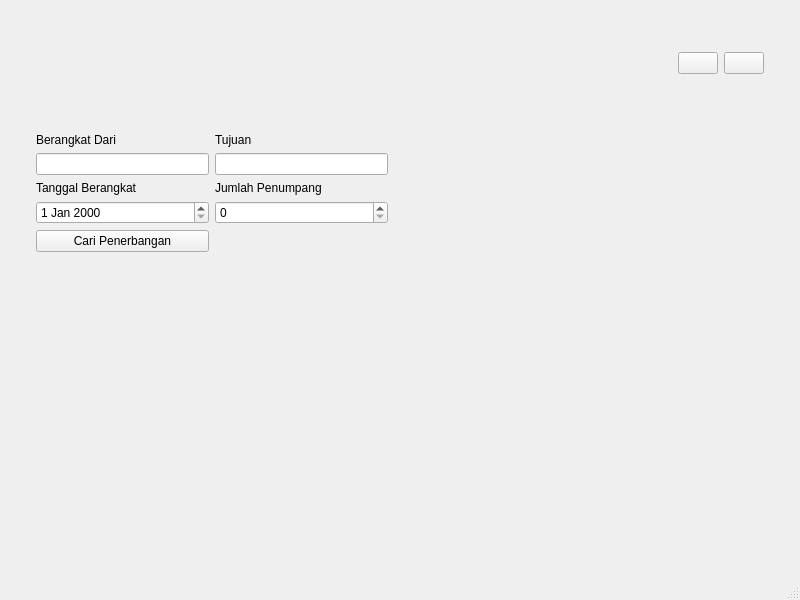
<?xml version="1.0" encoding="UTF-8"?>
<ui version="4.0">
 <class>MainWindow</class>
 <widget class="QMainWindow" name="MainWindow">
  <property name="geometry">
   <rect>
    <x>0</x>
    <y>0</y>
    <width>800</width>
    <height>600</height>
   </rect>
  </property>
  <property name="windowTitle">
   <string>MainWindow</string>
  </property>
  <widget class="QWidget" name="centralwidget">
   <layout class="QVBoxLayout" name="verticalLayout">
    <item>
     <widget class="QWidget" name="widget" native="true">
      <layout class="QVBoxLayout" name="verticalLayout_2">
       <item>
        <widget class="QWidget" name="widget_2" native="true">
         <property name="sizePolicy">
          <sizepolicy hsizetype="Preferred" vsizetype="Expanding">
           <horstretch>0</horstretch>
           <verstretch>0</verstretch>
          </sizepolicy>
         </property>
         <property name="maximumSize">
          <size>
           <width>16777215</width>
           <height>120</height>
          </size>
         </property>
         <layout class="QHBoxLayout" name="horizontalLayout">
          <item>
           <widget class="QWidget" name="widget_4" native="true">
            <property name="sizePolicy">
             <sizepolicy hsizetype="Preferred" vsizetype="Maximum">
              <horstretch>0</horstretch>
              <verstretch>0</verstretch>
             </sizepolicy>
            </property>
            <property name="maximumSize">
             <size>
              <width>300</width>
              <height>16777215</height>
             </size>
            </property>
            <layout class="QHBoxLayout" name="horizontalLayout_3">
             <item>
              <widget class="QLabel" name="label_6">
               <property name="sizePolicy">
                <sizepolicy hsizetype="Maximum" vsizetype="Preferred">
                 <horstretch>0</horstretch>
                 <verstretch>0</verstretch>
                </sizepolicy>
               </property>
               <property name="text">
                <string/>
               </property>
               <property name="pixmap">
                <pixmap>../SOAL LKS 25/SOAL LKS 25/IT SOFTWARE SOLUTION/Resources/Logo - With Padding/Logo Alt.png</pixmap>
               </property>
               <property name="scaledContents">
                <bool>true</bool>
               </property>
              </widget>
             </item>
            </layout>
           </widget>
          </item>
          <item>
           <widget class="QWidget" name="widget_5" native="true">
            <layout class="QHBoxLayout" name="horizontalLayout_2">
             <item>
              <spacer name="horizontalSpacer_2">
               <property name="orientation">
                <enum>Qt::Orientation::Horizontal</enum>
               </property>
               <property name="sizeHint" stdset="0">
                <size>
                 <width>40</width>
                 <height>20</height>
                </size>
               </property>
              </spacer>
             </item>
             <item>
              <widget class="QPushButton" name="pushButton">
               <property name="text">
                <string/>
               </property>
               <property name="icon">
                <iconset>
                 <normaloff>../SOAL LKS 25/SOAL LKS 25/IT SOFTWARE SOLUTION/Resources/Icons/airplane-ticket.png</normaloff>../SOAL LKS 25/SOAL LKS 25/IT SOFTWARE SOLUTION/Resources/Icons/airplane-ticket.png</iconset>
               </property>
               <property name="iconSize">
                <size>
                 <width>36</width>
                 <height>36</height>
                </size>
               </property>
              </widget>
             </item>
             <item>
              <widget class="QPushButton" name="pushButton_2">
               <property name="text">
                <string/>
               </property>
               <property name="icon">
                <iconset>
                 <normaloff>../SOAL LKS 25/SOAL LKS 25/IT SOFTWARE SOLUTION/Resources/Icons/log-out-alt-72.png</normaloff>../SOAL LKS 25/SOAL LKS 25/IT SOFTWARE SOLUTION/Resources/Icons/log-out-alt-72.png</iconset>
               </property>
               <property name="iconSize">
                <size>
                 <width>36</width>
                 <height>36</height>
                </size>
               </property>
              </widget>
             </item>
            </layout>
           </widget>
          </item>
         </layout>
        </widget>
       </item>
       <item>
        <widget class="QWidget" name="widget_3" native="true">
         <layout class="QHBoxLayout" name="horizontalLayout_5">
          <item>
           <widget class="QWidget" name="widget_6" native="true">
            <layout class="QGridLayout" name="gridLayout">
             <item row="0" column="0">
              <widget class="QLabel" name="label_2">
               <property name="sizePolicy">
                <sizepolicy hsizetype="Maximum" vsizetype="Maximum">
                 <horstretch>0</horstretch>
                 <verstretch>0</verstretch>
                </sizepolicy>
               </property>
               <property name="text">
                <string>Berangkat Dari</string>
               </property>
              </widget>
             </item>
             <item row="0" column="1">
              <widget class="QLabel" name="label">
               <property name="sizePolicy">
                <sizepolicy hsizetype="Maximum" vsizetype="Maximum">
                 <horstretch>0</horstretch>
                 <verstretch>0</verstretch>
                </sizepolicy>
               </property>
               <property name="text">
                <string>Tujuan </string>
               </property>
              </widget>
             </item>
             <item row="1" column="0">
              <widget class="QLineEdit" name="lineEdit">
               <property name="sizePolicy">
                <sizepolicy hsizetype="Expanding" vsizetype="Fixed">
                 <horstretch>0</horstretch>
                 <verstretch>0</verstretch>
                </sizepolicy>
               </property>
               <property name="maximumSize">
                <size>
                 <width>500</width>
                 <height>16777215</height>
                </size>
               </property>
              </widget>
             </item>
             <item row="1" column="1">
              <widget class="QLineEdit" name="lineEdit_2">
               <property name="sizePolicy">
                <sizepolicy hsizetype="Expanding" vsizetype="Fixed">
                 <horstretch>0</horstretch>
                 <verstretch>0</verstretch>
                </sizepolicy>
               </property>
               <property name="maximumSize">
                <size>
                 <width>500</width>
                 <height>16777215</height>
                </size>
               </property>
              </widget>
             </item>
             <item row="2" column="0">
              <widget class="QLabel" name="label_3">
               <property name="sizePolicy">
                <sizepolicy hsizetype="Maximum" vsizetype="Maximum">
                 <horstretch>0</horstretch>
                 <verstretch>0</verstretch>
                </sizepolicy>
               </property>
               <property name="text">
                <string>Tanggal Berangkat</string>
               </property>
              </widget>
             </item>
             <item row="2" column="1">
              <widget class="QLabel" name="label_4">
               <property name="text">
                <string>Jumlah Penumpang</string>
               </property>
              </widget>
             </item>
             <item row="3" column="0">
              <widget class="QDateEdit" name="dateEdit">
               <property name="sizePolicy">
                <sizepolicy hsizetype="Expanding" vsizetype="Fixed">
                 <horstretch>0</horstretch>
                 <verstretch>0</verstretch>
                </sizepolicy>
               </property>
               <property name="maximumSize">
                <size>
                 <width>500</width>
                 <height>16777215</height>
                </size>
               </property>
              </widget>
             </item>
             <item row="3" column="1">
              <widget class="QSpinBox" name="spinBox">
               <property name="sizePolicy">
                <sizepolicy hsizetype="Expanding" vsizetype="Fixed">
                 <horstretch>0</horstretch>
                 <verstretch>0</verstretch>
                </sizepolicy>
               </property>
               <property name="maximumSize">
                <size>
                 <width>500</width>
                 <height>16777215</height>
                </size>
               </property>
              </widget>
             </item>
             <item row="4" column="0">
              <widget class="QPushButton" name="pushButton_3">
               <property name="text">
                <string>Cari Penerbangan</string>
               </property>
              </widget>
             </item>
            </layout>
           </widget>
          </item>
          <item>
           <spacer name="horizontalSpacer">
            <property name="orientation">
             <enum>Qt::Orientation::Horizontal</enum>
            </property>
            <property name="sizeHint" stdset="0">
             <size>
              <width>40</width>
              <height>20</height>
             </size>
            </property>
           </spacer>
          </item>
          <item>
           <widget class="QWidget" name="widget_7" native="true"/>
          </item>
         </layout>
        </widget>
       </item>
      </layout>
     </widget>
    </item>
    <item>
     <spacer name="verticalSpacer">
      <property name="orientation">
       <enum>Qt::Orientation::Vertical</enum>
      </property>
      <property name="sizeHint" stdset="0">
       <size>
        <width>20</width>
        <height>40</height>
       </size>
      </property>
     </spacer>
    </item>
    <item>
     <widget class="QLabel" name="label_7">
      <property name="layoutDirection">
       <enum>Qt::LayoutDirection::RightToLeft</enum>
      </property>
      <property name="text">
       <string/>
      </property>
      <property name="pixmap">
       <pixmap>../SOAL LKS 25/SOAL LKS 25/IT SOFTWARE SOLUTION/Resources/Icons/mountain.png</pixmap>
      </property>
     </widget>
    </item>
   </layout>
  </widget>
  <widget class="QMenuBar" name="menubar">
   <property name="geometry">
    <rect>
     <x>0</x>
     <y>0</y>
     <width>800</width>
     <height>33</height>
    </rect>
   </property>
  </widget>
  <widget class="QStatusBar" name="statusbar"/>
 </widget>
 <resources/>
 <connections/>
</ui>
